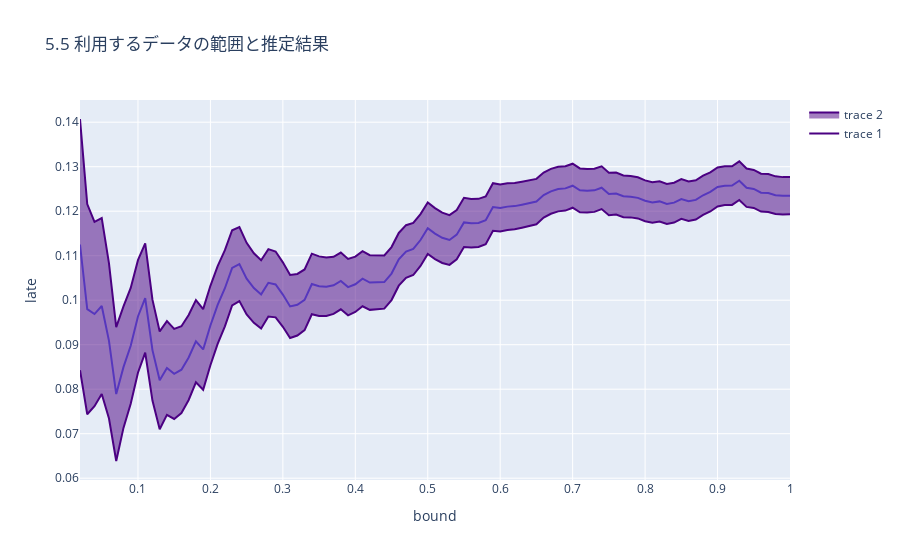

Source (notebook cell):
### Code cell
fig = px.line(result_data, x='bound', y='late', title='5.5 利用するデータの範囲と推定結果')
fig.add_trace(go.Scatter(
    x=result_data.bound,
    y=result_data.late - (1.96 * result_data.se),
    fill=None,
    mode='lines',
    line_color='indigo',
    ))
fig.add_trace(go.Scatter(
    x=result_data.bound,
    y=result_data.late + (1.96 * result_data.se),
    fill='tonexty', # fill area between trace0 and trace1
    mode='lines', line_color='indigo'))
